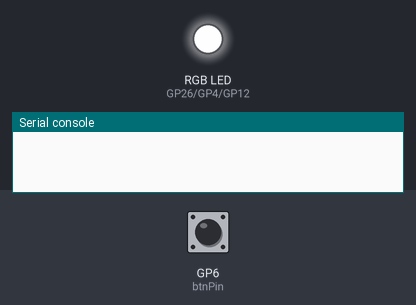
This program was run on a simulated Raspberry Pi Pico running MicroPython. On the bench: an RGB LED mixed from three pins (HIGH = lit), the last lines printed to the serial console. Inputs (shaded band) come from the test bench; at power-on: GP6 (btnPin) HIGH.

Above: at 1.2 s.
1.3 s: GP6 (btnPin) pulled LOW for 0.15 s
At 1.4 s:
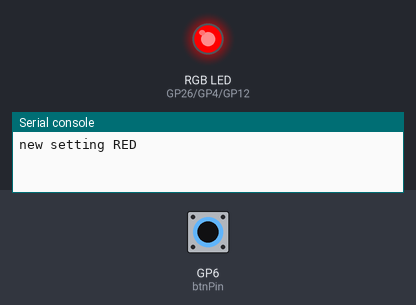
3.0 s: GP6 (btnPin) pulled LOW for 1 s
At 3.1 s:
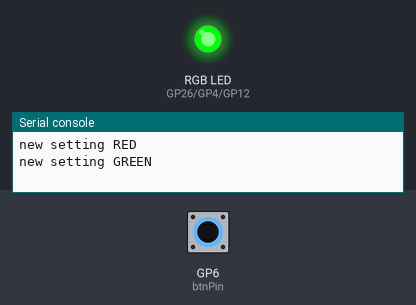
5.5 s: GP6 (btnPin) pulled LOW for 0.15 s
At 5.6 s:
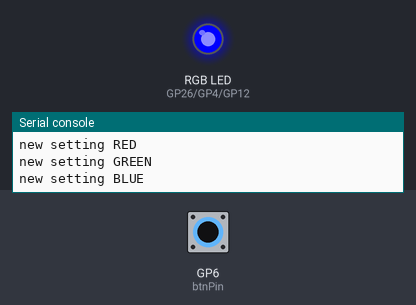
Timing chart, 0 to 8.5 s (numbered marks = the images above; inputs shaded):
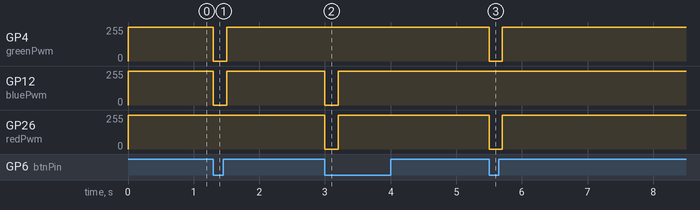

The program:

led-control.py
```python
from machine import Pin, PWM
import utime
from time import sleep

MAX_PWM = 65025

redPwm = PWM(Pin(26))
redPwm.freq(1000)
greenPwm = PWM(Pin(4))
greenPwm.freq(1000)
bluePwm = PWM(Pin(12))
bluePwm.freq(1000)

selectedPercentRed = 1.0
selectedPercentGreen = 1.0
selectedPercentBlue = 1.0
selectedBrightness = 1.0

def cleanPwmValue(pwmValue):
    return max(0, min(round(pwmValue), MAX_PWM))

def isValidPercentValue(percentValue=None):
    if percentValue is not None and percentValue >= 0.0 and percentValue <= 1.0:
        return True
    else:
        return False

def setColor(percentRed=None, percentGreen=None, percentBlue=None, brightness=None):
    global selectedPercentRed
    global selectedPercentGreen
    global selectedPercentBlue
    global selectedBrightness

    if isValidPercentValue(percentRed):
        selectedPercentRed = percentRed

    if isValidPercentValue(percentGreen):
        selectedPercentGreen = percentGreen

    if isValidPercentValue(percentBlue):
        selectedPercentBlue = percentBlue

    if isValidPercentValue(brightness):
        selectedBrightness = brightness

    red = cleanPwmValue(MAX_PWM * selectedPercentRed * selectedBrightness)
    green = cleanPwmValue(MAX_PWM * selectedPercentGreen * selectedBrightness)
    blue = cleanPwmValue(MAX_PWM * selectedPercentBlue * selectedBrightness)

    redPwm.duty_u16(red)
    greenPwm.duty_u16(green)
    bluePwm.duty_u16(blue)

setColor()

clkPin = Pin(8, Pin.IN)
dtPin = Pin(7, Pin.IN)
btnPin = Pin(6, Pin.IN, Pin.PULL_UP)

clkLastState = clkPin.value()
lastBtnPress = utime.ticks_ms()

settings = ("BRIGHTNESS", "RED", "GREEN", "BLUE")
currentSettingIndex = 0

def getCurrentSetting():
    global settings
    global currentSettingIndex
    return settings[currentSettingIndex]

def getNextSetting():
    global settings
    global currentSettingIndex
    currentSettingIndex += 1
    if currentSettingIndex >= len(settings):
        currentSettingIndex = 0
    return getCurrentSetting()

SETTING_ADJUST = 0.1

def adjustSetting(increase=True):
    global selectedPercentRed
    global selectedPercentGreen
    global selectedPercentBlue
    global selectedBrightness

    setting = getCurrentSetting()

    if setting == "RED":
        if increase:
            selectedPercentRed += SETTING_ADJUST
            if not isValidPercentValue(selectedPercentRed):
                selectedPercentRed = 1.0
        else:
            selectedPercentRed -= SETTING_ADJUST
            if not isValidPercentValue(selectedPercentRed):
                selectedPercentRed = 0.0
    if setting == "GREEN":
        if increase:
            selectedPercentGreen += SETTING_ADJUST
            if not isValidPercentValue(selectedPercentGreen):
                selectedPercentGreen = 1.0
        else:
            selectedPercentGreen -= SETTING_ADJUST
            if not isValidPercentValue(selectedPercentGreen):
                selectedPercentGreen = 0.0
    if setting == "BLUE":
        if increase:
            selectedPercentBlue += SETTING_ADJUST
            if not isValidPercentValue(selectedPercentBlue):
                selectedPercentBlue = 1.0
        else:
            selectedPercentBlue -= SETTING_ADJUST
            if not isValidPercentValue(selectedPercentBlue):
                selectedPercentBlue = 0.0
    if setting == "BRIGHTNESS":
        if increase:
            selectedBrightness += SETTING_ADJUST
            if not isValidPercentValue(selectedBrightness):
                selectedBrightness = 1.0
        else:
            selectedBrightness -= SETTING_ADJUST
            if not isValidPercentValue(selectedBrightness):
                selectedBrightness = 0.0
    setColor()


def handleEncoder():
    global clkPin
    global clkCurrentState
    global clkLastState
    global counter

    clkCurrentState = clkPin.value()
    dtState = dtPin.value()
    btnState = btnPin.value()

    if clkCurrentState != clkLastState and clkCurrentState == 1:
        if dtState != clkCurrentState:
            adjustSetting()
        else:
            adjustSetting(increase=False)

    clkLastState = clkCurrentState

clkPin.irq(handler=lambda pin: handleEncoder())

def handleButtonPress():
    global btnPin
    global lastBtnPress

    btnState = btnPin.value()
    now_ms = utime.ticks_ms()
    if btnState == 0:
        if now_ms - lastBtnPress > 300:
            setting = getNextSetting()
            print("new setting", setting)
            if setting == "RED":
                redPwm.duty_u16(MAX_PWM)
                greenPwm.duty_u16(0)
                bluePwm.duty_u16(0)
                sleep(0.2)
                setColor()
            if setting == "GREEN":
                redPwm.duty_u16(0)
                greenPwm.duty_u16(MAX_PWM)
                bluePwm.duty_u16(0)
                sleep(0.2)
                setColor()
            if setting == "BLUE":
                redPwm.duty_u16(0)
                greenPwm.duty_u16(0)
                bluePwm.duty_u16(MAX_PWM)
                sleep(0.2)
                setColor()
            if setting == "BRIGHTNESS":
                redPwm.duty_u16(MAX_PWM)
                greenPwm.duty_u16(MAX_PWM)
                bluePwm.duty_u16(MAX_PWM)
                sleep(0.2)
                setColor()
        lastBtnPress = now_ms

btnPin.irq(handler=lambda pin: handleButtonPress())
```

Measured:
- after the input at 1.3 s, GP4 (greenPwm), GP12 (bluePwm): 253/255 → 0/255 at once, → 253/255 0.20 s later
- after the input at 3.0 s, GP12 (bluePwm), GP26 (redPwm): 253/255 → 0/255 at once, → 253/255 0.20 s later
- after the input at 5.5 s, GP4 (greenPwm), GP26 (redPwm): 253/255 → 0/255 at once, → 253/255 0.20 s later
